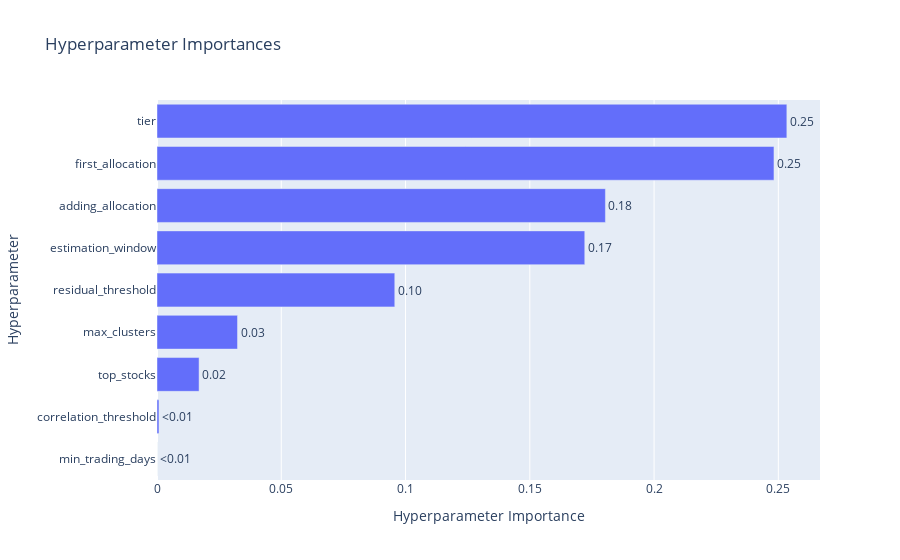

Here is the notebook cell this chart was saved with:
### Code cell
# Visualize parameter importances (for Sharpe only, as it's multi-objective)
optuna.visualization.plot_param_importances(study, target=lambda t: t.values[0]).show()

### Figure 1 — Plotly figure (JSON) as saved in the notebook; plotly's stock layout.template omitted (floating-point values rounded to 4 significant figures)
{"data": [{"cliponaxis": false, "hovertemplate": ["min_trading_days (FloatDistribution): 0.0<extra></extra>", "correlation_threshold (FloatDistribution): 0.000786860837319602<extra></extra>", "top_stocks (IntDistribution): 0.01693006921764393<extra></extra>", "max_clusters (IntDistribution): 0.03239831760621803<extra></extra>", "residual_threshold (FloatDistribution): 0.09567397554562956<extra></extra>", "estimation_window (IntDistribution): 0.1721163521275898<extra></extra>", "adding_allocation (FloatDistribution): 0.1804264114691978<extra></extra>", "first_allocation (FloatDistribution): 0.24824252129767407<extra></extra>", "tier (IntDistribution): 0.2534254918987272<extra></extra>"], "name": "Objective Value", "orientation": "h", "text": ["<0.01", "<0.01", "0.02", "0.03", "0.10", "0.17", "0.18", "0.25", "0.25"], "textposition": "outside", "type": "bar", "x": [0, 0.0007869, 0.01693, 0.0324, 0.09567, 0.1721, 0.1804, 0.2482, 0.2534], "y": ["min_trading_days", "correlation_threshold", "top_stocks", "max_clusters", "residual_threshold", "estimation_window", "adding_allocation", "first_allocation", "tier"]}], "layout": {"title": {"text": "Hyperparameter Importances"}, "xaxis": {"title": {"text": "Hyperparameter Importance"}}, "yaxis": {"title": {"text": "Hyperparameter"}}}}
